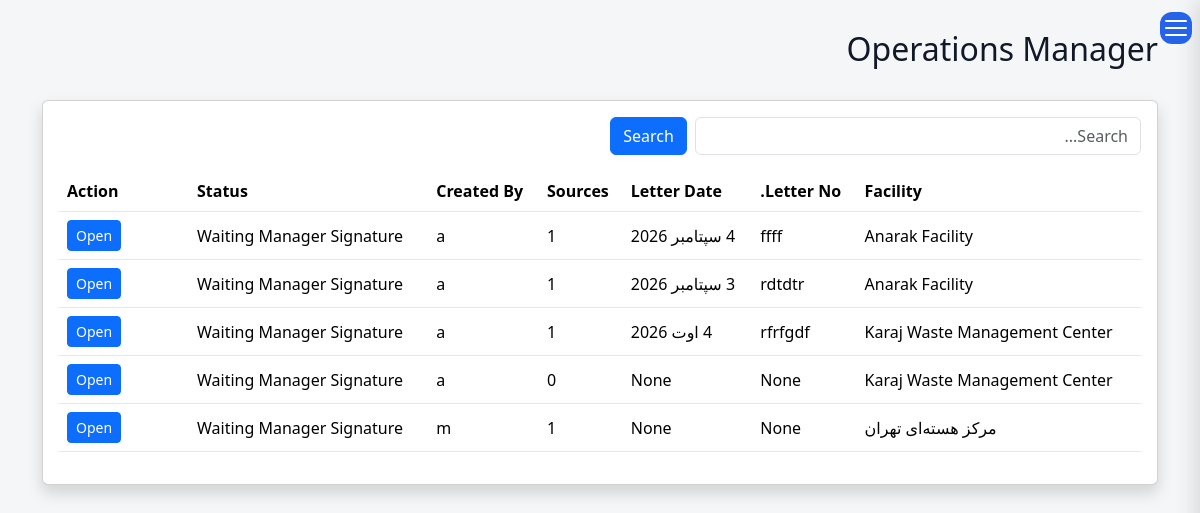
The page /operations/manager/licenses/ (signed in) on the database its author committed.
### operations/models.py (models this page shows, shortened)
class LicenseRequest(models.Model):
    facility = models.ForeignKey(
        FacilityModel,
        on_delete=models.PROTECT,
        related_name="license_requests",
    )
    letter_number = models.CharField(_("Letter Number"),
        max_length=100,
        blank=True,
        null=True,
    )
    letter_date = models.DateField(_("Letter Date"),
        blank=True,
        null=True,
    )
    discount_requested = models.BooleanField(
        _("Discount Requested"),
        default=False,
        help_text=_("If checked, the request routes to the CEO for signature after the Deputy, before Contracts."),
    )
    discount_notes = models.TextField(
        _("Discount Notes"),
        blank=True,
        null=True,
        help_text=_("Written by the creator when requesting; the CEO can edit/add to it at sign time."),
    )
    status = models.CharField( _("Status"),
        max_length=20,
        choices=LicenseStatus.choices,
        default=LicenseStatus.DRAFT,
    )
    status_date = models.DateTimeField( _("Status Date"),
        null=True,
        blank=True,
    )
    specification_completed = models.BooleanField(_("Specification Completed"),default=False,)
    description = models.TextField(
        _("Description"),
        blank=True,)
    created_by = models.ForeignKey(
        settings.AUTH_USER_MODEL,
        verbose_name=_("Created By"),
        on_delete=models.PROTECT,
    )
    created_at = models.DateTimeField( _("Created At"),
        auto_now_add=True,
    )
    updated_at = models.DateTimeField( _("Updated At"),
        auto_now=True,
    )
    history = HistoricalRecords()
    class Meta:
        ordering = ["-created_at"]
        verbose_name = _("License Request")
        verbose_name_plural = _("License Requests")

### facilities/models.py (models this page shows)
class FacilityModel(models.Model):
    name = models.CharField(
        _("Facility Name"),
        max_length=255, blank=True,null=True
    )
    responsible_person = models.CharField(
        _("Responsible Person"),
        max_length=150, blank=True,null=True
    )
    telephone = models.CharField(
        _("Telephone"),
        max_length=50, blank=True,null=True
    )
    email = models.EmailField(
        _("Email"),
        blank=True,null=True
    )
    address1 = models.CharField(
        _("Address Line 1"),
        max_length=255, blank=True,null=True
    )
    address2 = models.CharField(
        _("Address Line 2"),
        max_length=255,
         blank=True,null=True
    )
    postal_code = models.CharField(
        _("Postal Code"),
        max_length=20,
         blank=True,null=True
    )
    national_id = models.CharField(
        _("National ID"),
        max_length=50,
         blank=True,null=True
    )
    economic_code = models.CharField(
        _("Economic Code"),
        max_length=50,
         blank=True,null=True
    )
    created_at = models.DateTimeField(
        _("Created At"),
        auto_now_add=True
    )
    updated_at = models.DateTimeField(
        _("Updated At"),
        auto_now=True
    )
    class Meta:
        ordering = ["name"]
        verbose_name = _("Facility")
        verbose_name_plural = _("Facilities")
        constraints = [
            models.UniqueConstraint(
                fields=["national_id"],
                name="unique_facility_national_id",
                condition=models.Q(national_id__isnull=False),
            ),
            models.UniqueConstraint(
                fields=["postal_code"],
                name="unique_facility_postal_code",
                condition=models.Q(postal_code__isnull=False),
            ),
            models.UniqueConstraint(
                fields=["economic_code"],
                name="unique_facility_economic_code",
                condition=models.Q(economic_code__isnull=False),
            ),
        ]
    def __str__(self):
        return str(self.name) if self.name else _("Unnamed Facility")

### operations/views.py (the view, shortened to what this page needs)
def operation_manager_license_list(request):
    queryset = (
        LicenseRequest.objects
        .select_related(
            "facility",
            "created_by",
        )
        .prefetch_related(
            "sources",
        )
        .filter(
            status=LicenseStatus.WAITING_MANAGER
        )
        .order_by(
            "-created_at",
        )
    )
    search = request.GET.get("search", "")
    paginator = Paginator(queryset, 15)
    page_obj = paginator.get_page(
        request.GET.get("page")
    )
    return render(
        request,
        "operations/license_queue.html",
        {
            "page_title": _("Operations Manager"),
            "page_obj": page_obj,
            "search": search,
        },
    )

### templates/operations/license_queue.html (shortened to what this page needs)
{% extends "base.html" %}
{% load i18n %}
{% block content %}
<div class="container-fluid">
<div class="d-flex justify-content-between align-items-center mb-4">
    <h2>{{ page_title }}</h2>
</div>
<div class="card shadow">
<div class="card-body">
<form method="get" class="row g-2 mb-3">
    <div class="col-md-5">
        <input
            type="text"
            name="search"
            value="{{ search }}"
            class="form-control"
            placeholder="{% trans 'Search...' %}">
    </div>
    <div class="col-md-2">
        <button class="btn btn-primary">
            {% trans "Search" %}
        </button>
    </div>
</form>
<table class="table table-hover align-middle">
<thead>
<tr>
<th>{% trans "Facility" %}</th>
<th>{% trans "Letter No." %}</th>
<th>{% trans "Letter Date" %}</th>
<th>{% trans "Sources" %}</th>
<th>{% trans "Created By" %}</th>
<th>{% trans "Status" %}</th>
<th width="130">{% trans "Action" %}</th>
</tr>
</thead>
<tbody>
{% for license in page_obj %}
<tr>
<td>
{{ license.facility }}
</td>
<td>
{{ license.letter_number }}
</td>
<td>
{{ license.letter_date }}
</td>
<td>
{{ license.sources.count }}
</td>
<td>
{{ license.created_by }}
</td>
<td>
{{ license.get_status_display }}
</td>
<td>
<a
href="{% url 'license_sign' license.pk %}"
class="btn btn-primary btn-sm">
{% trans "Open" %}
</a>
</td>
</tr>
{% empty %}
<tr>
<td colspan="7" class="text-center">
{% trans "No licenses found." %}
</td>
</tr>
{% endfor %}
</tbody>
</table>
</div>
</div>
</div>
{% endblock %}

### static/css/base.css (style rules this page uses)
* { margin:0; padding:0; box-sizing:border-box; }
html.rtl { font-family:Vazirmatn,sans-serif; }
:root { --bg: #f5f6f8; --card: #ffffff; --text: #111827; --muted: #6b7280; --border: #e5e7eb; --primary: #2563eb; --sidebar: #1f2937; --sidebar-text: #374151; }
body { background: var(--bg); color: var(--text); }
th, td { padding: 12px; border-bottom: 1px solid var(--border); text-align: left; }
th { background: rgba(0,0,0,0.03); }
button { background: var(--primary); color: white; padding: 8px 14px; border: none; border-radius: 8px; cursor: pointer; }
table { width: max-content; min-width: 100%; border-collapse: collapse; }
table thead th { position: sticky; top: 0; background: var(--card); z-index: 10; }

### rows shown on the page
LicenseRequest: facility "Anarak Facility", letter_number "ffff", letter_date "4 سپتامبر 2026", sources.count "1", created_by "a", status "Waiting Manager Signature"
LicenseRequest: facility "Anarak Facility", letter_number "rdtdtr", letter_date "3 سپتامبر 2026", sources.count "1", created_by "a", status "Waiting Manager Signature"
LicenseRequest: facility "Karaj Waste Management Center", letter_number "rfrfgdf", letter_date "4 اوت 2026", sources.count "1", created_by "a", status "Waiting Manager Signature"
LicenseRequest: facility "Karaj Waste Management Center", letter_number "None", letter_date "None", sources.count "0", created_by "a", status "Waiting Manager Signature"
LicenseRequest: facility "مرکز هسته‌ای تهران", letter_number "None", letter_date "None", sources.count "1", created_by "m", status "Waiting Manager Signature"

### other values the page prints
{{ page_title }} "Operations Manager"
